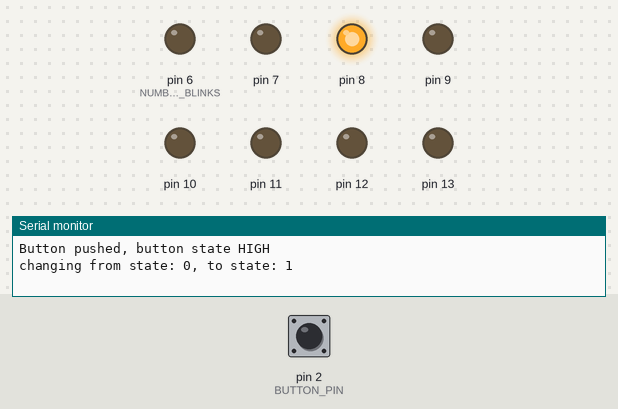
A sketch run on a simulated Arduino Uno, built with avr-gcc and run on an emulated ATmega328P. On the bench: output pins drawn as LEDs (lit = HIGH), the last lines printed to the serial monitor. Dashed ring = blinking. Inputs (shaded band) come from the test bench; at power-on: pin 2 (BUTTON_PIN) HIGH.

Above: at 1.2 s.
1.3 s: pin 2 (BUTTON_PIN) pulled LOW for 0.15 s
At 4.3 s:
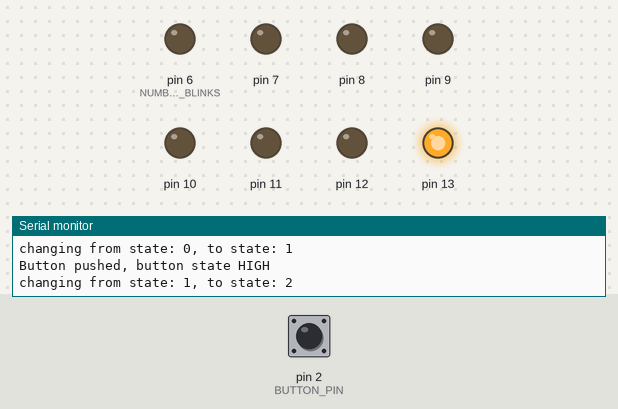
4.4 s: pin 2 (BUTTON_PIN) pulled LOW for 1 s
At 5.2 s:
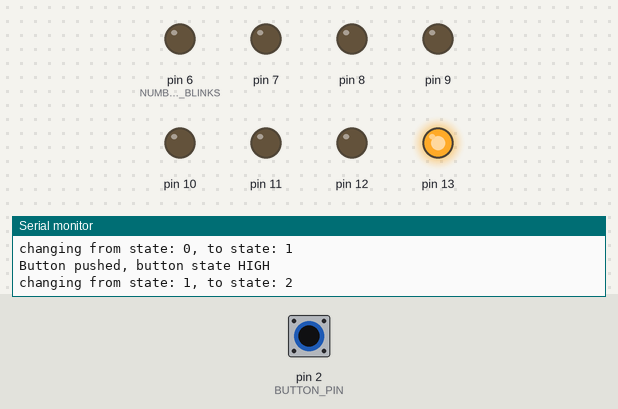
6.9 s: pin 2 (BUTTON_PIN) pulled LOW for 3.2 s
At 10.25 s:
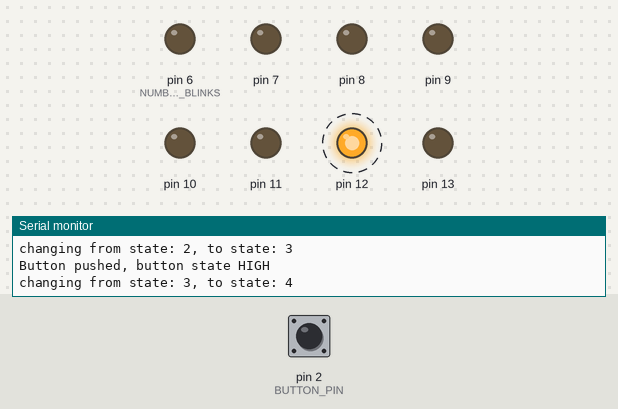
13.1 s: pin 2 (BUTTON_PIN) pulsed LOW 5 times (0.12 s each, 0.3 s apart)
At 13.97 s:
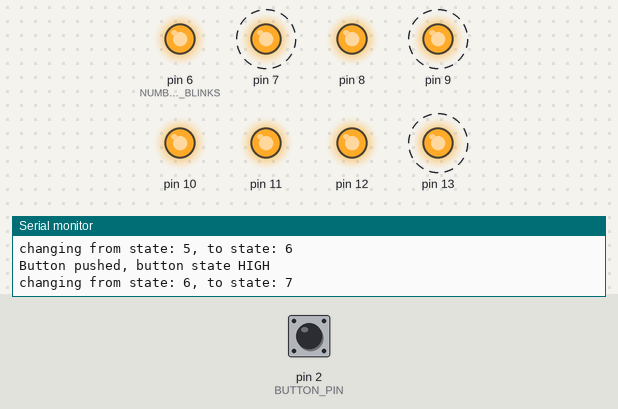
Timing chart, 0 to 17.5 s (numbered marks = the images above; inputs shaded):
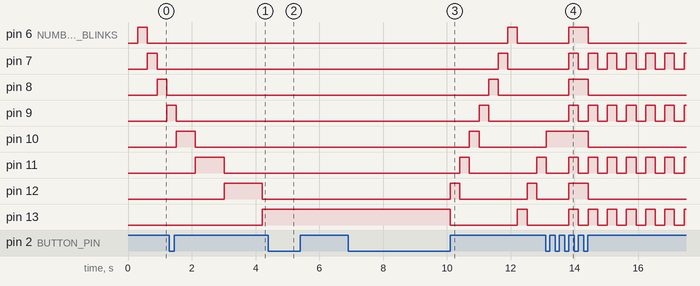

The sketch:

lightPatterns.ino
```cpp
// (licence header left out)
enum TRAIN_STATE {
  OFF,
  RUNNING,
  STOPPING,
  STOPPED_BEFORE_BACKWARDS,
  BACKWARDS,
  BACKWARDS_STOPPING,
  STOPPED,
  ALL_BLINKING,
  EVEN_BLINKING,
  ODD_BLINKING,
  KNIGHT_RIDER
};

struct led {
  int pin;
  int highValue;
  int isOn;
  void (*write)(uint8_t, uint8_t);
};

struct state {
  enum TRAIN_STATE state;
  enum TRAIN_STATE nextState;
  void (*onEnterState)();
  void (*loopFunction)();
};

void loopStoppedState();
void loopRunningState();
void loopStoppingState();
void loopStoppingBackwardState();
void loopOffState();
void loopRunningBackwardState();
void loopAllBlinkingState();
void loopEvenBlinkingState();
void loopOddBlinkingState();
void loopKnightRiderState();
void switchOffAll();
void switchOffAllAndResetCurrentOnLedIndex();
void resetCurrentOnLedIndex();

const int numberOfStates = 11;
const struct state STATES[] = {
  { OFF, RUNNING, &switchOffAll, &nop },
  { RUNNING, STOPPING, &resetCurrentOnLedIndex, &loopRunningState },
  { STOPPING, STOPPED_BEFORE_BACKWARDS, 0, &loopStoppingState },
  { STOPPED_BEFORE_BACKWARDS, BACKWARDS, 0, &nop },
  { BACKWARDS, BACKWARDS_STOPPING, 0, &loopRunningBackwardState },
  { BACKWARDS_STOPPING, STOPPED,  0, &loopStoppingBackwardState },
  { STOPPED, ALL_BLINKING, 0, &nop },
  { ALL_BLINKING, EVEN_BLINKING, &switchOffAll, &loopAllBlinkingState },
  { EVEN_BLINKING, ODD_BLINKING, &switchOffAll, &loopEvenBlinkingState },
  { ODD_BLINKING, KNIGHT_RIDER, &switchOffAll, &loopOddBlinkingState },
  { KNIGHT_RIDER, OFF, &switchOffAll, &loopKnightRiderState }
};

void myAnalogWrite(uint8_t pin, uint8_t value);
const int ANALOG_HIGH_VALUE = 255;
#define ANALOG(pin) pin, ANALOG_HIGH_VALUE, 0, &myAnalogWrite
#define DIGITAL(pin) pin, HIGH, 0, &digitalWrite

const int NUMBER_OF_LEDS = 8;
struct led LEDS[] = {
  { ANALOG(6) },
  { DIGITAL(7) },
  { DIGITAL(8) },
  { ANALOG(9) },
  { ANALOG(10) },
  { ANALOG(11) },
  { DIGITAL(12) },
  { DIGITAL(13) }
};

void switchOff(struct led *l) {
  l->write(l->pin, 0);
  l->isOn = 0;
}

void switchOn(struct led *l) {
  l->write(l->pin, l->highValue);
  l->isOn = 1;
}

void toggleLed(struct led* l) {
  if(l->isOn) {
    switchOff(l);
  } else {
    switchOn(l);
  }
}

void forEachLed(void(*fn)(struct led*)) {
  for(int i = 0; i < NUMBER_OF_LEDS; i++) {
    fn(LEDS+i);
  }
}

void switchOffAll() {
  forEachLed(&switchOff);
}

const int BUTTON_PIN = 2;
const long BLINK_INTERVAL = 300;
int currentOnLedIndex = 0;
struct state currentTrainState = STATES[0];

void incrementCurrentLedIndex() {
  currentOnLedIndex++;
  if(currentOnLedIndex == NUMBER_OF_LEDS) {
    currentOnLedIndex = 0;
  }
}

void decrementCurrentLedIndex() {
  currentOnLedIndex--;
  if(currentOnLedIndex == -1) {
    currentOnLedIndex = NUMBER_OF_LEDS - 1;
  }
}

void switchOnNextLed() {
  switchOff(LEDS + currentOnLedIndex);
  incrementCurrentLedIndex();
  switchOn(LEDS + currentOnLedIndex);
}

void switchOnPreviousLed() {
  switchOff(LEDS + currentOnLedIndex);
  decrementCurrentLedIndex();
  switchOn(LEDS + currentOnLedIndex);
}

void resetCurrentOnLedIndex() {
  currentOnLedIndex = NUMBER_OF_LEDS - 1;
}

void switchOffAllAndResetCurrentOnLedIndex() {
  switchOffAll();
  resetCurrentOnLedIndex();
}

int interValElapsed(int interval) {
  unsigned long currentMillis = millis();
  static unsigned long previousMillis = currentMillis;
  int returnValue = currentMillis - previousMillis > interval;
  if (returnValue) {
    previousMillis = currentMillis;
  }
  return returnValue;
}

struct state nextState(struct state currentState) {
  for(int i = 0; i < numberOfStates; i++) {
    if(currentState.state == STATES[i].state) {
      for(int j = 0; j < numberOfStates; j++) {
        if(STATES[i].nextState == STATES[j].state) {
          Serial.print("\nchanging from state: ");
          Serial.print(currentState.state);
          Serial.print(", to state: ");
          Serial.println(currentState.nextState);
          return STATES[j];
        }
      }
    }
  }
}

void loopRunningInADirectionState(void(*switchOnNextLed)()) {
  if(interValElapsed(BLINK_INTERVAL)) {
    switchOnNextLed();
  }
}

void nop() {}

void loopAllBlinkingState() {
  if(interValElapsed(BLINK_INTERVAL)) {
    forEachLed(&toggleLed);
  }
}

int isEven(int integer) {
  return integer % 2 == 0;
}

int isOdd(int integer) {
  return !isEven(integer);
}

void loopBlinkingState(int(*predicate)(int)) {
  if(interValElapsed(BLINK_INTERVAL)) {
     for(int i = 0; i < NUMBER_OF_LEDS; i++) {
       if(predicate(i)) {
         toggleLed(LEDS + i);
       } else {
         switchOff(LEDS + i);
       }
     }
  }
}

void loopOddBlinkingState() {
  loopBlinkingState(&isOdd);
}

void loopEvenBlinkingState() {
  loopBlinkingState(&isEven);
}

void loopRunningState() {
  loopRunningInADirectionState(&switchOnNextLed);
}

void loopRunningBackwardState() {
  loopRunningInADirectionState(&switchOnPreviousLed);
}

void loopStoppingInADirectionState(void(*switchToNextLight)()) {
  const int NUMBER_OF_STOPPING_BLINKS = 6;
  static int stoppingBlinksElapsed = 0;
  if(interValElapsed(BLINK_INTERVAL + (stoppingBlinksElapsed * BLINK_INTERVAL))) {
    stoppingBlinksElapsed++;
    switchToNextLight();
    if (stoppingBlinksElapsed >= NUMBER_OF_STOPPING_BLINKS) {
      stoppingBlinksElapsed = 0;
      currentTrainState = nextState(currentTrainState);
    }
  }
}

void loopStoppingState() {
  loopStoppingInADirectionState(&switchOnNextLed);
}

void loopStoppingBackwardState() {
  loopStoppingInADirectionState(&switchOnPreviousLed);
}

enum DIRECTION { UP, DOWN };
enum DIRECTION direction = UP;
void loopKnightRiderState() {
  if(interValElapsed(BLINK_INTERVAL)) {
    if(currentOnLedIndex == 0) {
      direction = UP;
    }
    if(currentOnLedIndex == NUMBER_OF_LEDS -1) {
      direction = DOWN;
    }
    if(direction == UP) {
      switchOnNextLed();
    } else {
      switchOnPreviousLed();
    }
  }
}

void setPinModeToOutput(struct led* l) {
  pinMode(l->pin, OUTPUT);
}

void setup() {
  Serial.begin(9600);
  pinMode(BUTTON_PIN, INPUT_PULLUP);
  forEachLed(&setPinModeToOutput);
  switchOffAll();
}

int lastButtonState = 0;

void loop() {
  int buttonState = digitalRead(BUTTON_PIN);
  if(buttonState != lastButtonState) {
    if(buttonState == HIGH) {
      Serial.println("Button pushed, button state HIGH");
      currentTrainState = nextState(currentTrainState);
      if(currentTrainState.onEnterState) {
        currentTrainState.onEnterState();
      }
    }
  }
  lastButtonState = buttonState;
  currentTrainState.loopFunction();
}

void myAnalogWrite(uint8_t pin, uint8_t value) {
  analogWrite(pin,value);
}
```

Measured:
- after the input at 1.3 s, pin 6 (NUMBER_OF_STOPPING_BLINKS): stays LOW (without the input it goes to HIGH after 1.4 s); pin 7: stays LOW (without the input it goes to HIGH after 1.7 s); pin 8: stays LOW (without the input it goes to HIGH after 2.0 s); pin 9: goes on until 1.5 s, then stays LOW
- after the input at 4.4 s, pin 6 (NUMBER_OF_STOPPING_BLINKS): stays LOW (without the input it goes to HIGH after 1.3 s); pin 13: stays HIGH (without the input it goes to LOW after 1.3 s)
- after the input at 6.9 s, pin 6 (NUMBER_OF_STOPPING_BLINKS): LOW → HIGH after 5.0 s, → LOW 0.30 s later; pin 7: LOW → HIGH after 4.7 s, → LOW 0.30 s later; pin 8: LOW → HIGH after 4.4 s, → LOW 0.30 s later; pin 9: LOW → HIGH after 4.1 s, → LOW 0.30 s later; pin 10: LOW → HIGH after 3.8 s, → LOW 0.30 s later
- after the input at 13.1 s, pin 7, pin 9, pin 13: alternates HIGH for 0.30 s and LOW for 0.30 s, starting after 0.73 s
